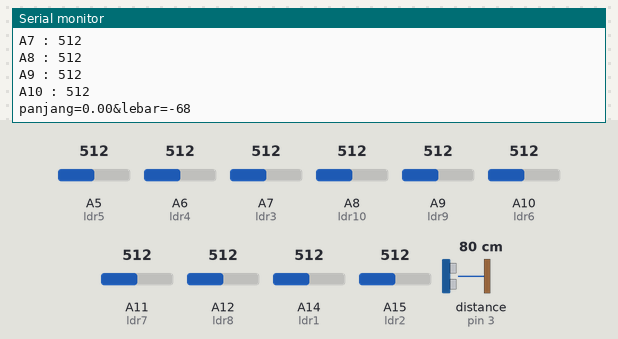
The sketch below on a simulated Arduino Mega 2560, built with avr-gcc and run on an emulated ATmega2560. On the bench: the last lines printed to the serial monitor. Wiring (inferred from the names in the program): ultrasonic range finder: trigger pin 2; echo pin 3. The test bench sets the inputs (shaded band); at power-on: distance to the obstacle (sensor on pin 3) 80 cm, A9 (ldr9) = 512, A5 (ldr5) = 512, A6 (ldr4) = 512, A7 (ldr3) = 512, A8 (ldr10) = 512, A10 (ldr6) = 512, A11 (ldr7) = 512, A12 (ldr8) = 512, A14 (ldr1) = 512, A15 (ldr2) = 512. The echo pulse lasts 58.3 µs per cm.

Above: at 1.8 s.
1.9 s: distance to the obstacle (sensor on pin 3) set to 2 cm
At 2.8 s:
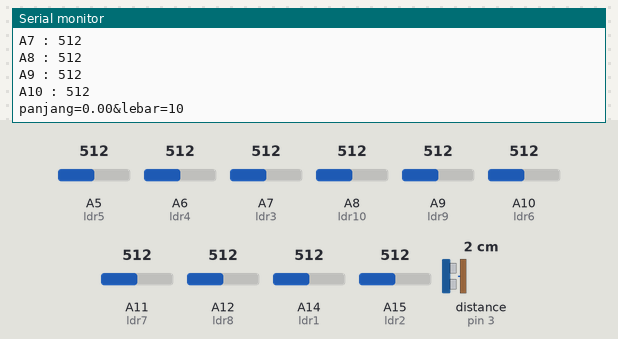
3.4 s: A9 (ldr9) set to 716
At 4.7 s:
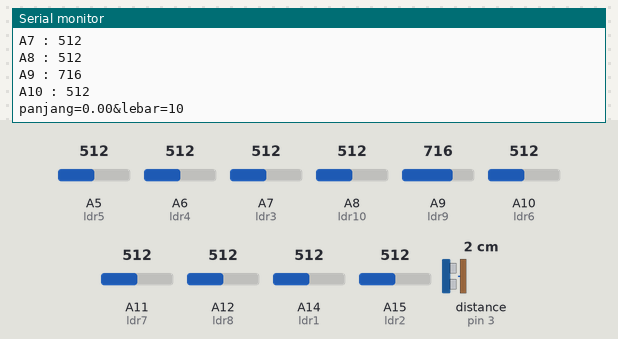
4.9 s: A5 (ldr5) set to 716
6.4 s: A6 (ldr4) set to 716
7.9 s: A7 (ldr3) set to 716
9.4 s: A8 (ldr10) set to 716
At 10.9 s:
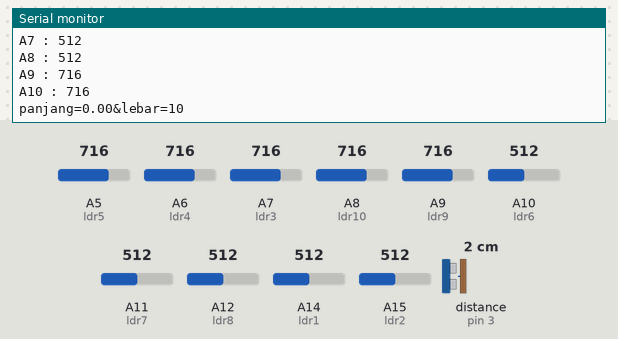
Timing chart, 0 to 11.9 s (numbered marks = the images above; inputs shaded):
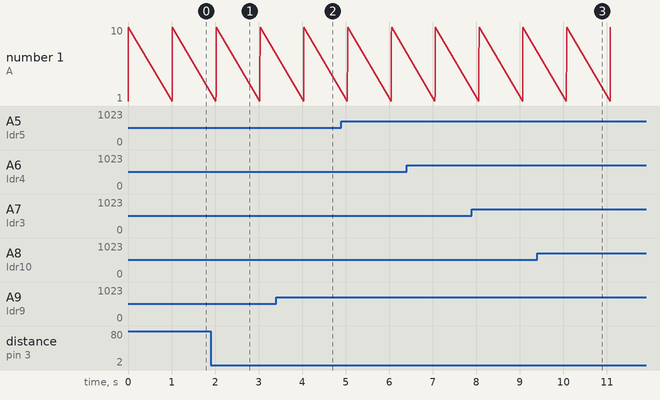

The sketch:

Sepatu.ino
```cpp
#include <SoftwareSerial.h>
String minta;
const int
  ldr1 = A14, ldr2 = A15,
  ldr3 = A7, ldr4 = A6,
  ldr5 = A5,  ldr6 = A10,
  ldr7 = A11,  ldr8 = A12,
  ldr9 = A9,  ldr10= A8;
//  -------------------------------------------- Variabel untuk penempatan pin pada tiap-tiap sensor LDR
int a1,a2,a3,a4,a5,a6,a7,a8,a9,a10; //---------- Varibel baru untuk menampung nilai dari pembacaan sensor LDR
const int triger = 2, echo = 3; //-------------- Variabel untuk penempatan pin pada sensor Ultrasonik
long durasi, jarak;             //-------------- Variabel baru untuk menampung nilai dari pembacaan sensor Ultrasonik
float maksim = 11.00, minim = 00;    //-------------- Variabel baru untuk menentukan nilai awal dari pembacaan lebar kaki
float panjang;
int sepatu;
void setup() {//-------------------------------- Funsi yang menampung persiapan Mode-Pin sebagai INPUT atau OUTPUT
  // put your setup code here, to run once:
  Serial.begin(115200);
  pinMode(ldr1,INPUT);
  pinMode(ldr2,INPUT);
  pinMode(ldr3,INPUT);
  pinMode(ldr4,INPUT);
  pinMode(ldr5,INPUT);
  pinMode(ldr6,INPUT);
  pinMode(ldr7,INPUT);
  pinMode(ldr8,INPUT);
  pinMode(ldr9,INPUT);
  pinMode(ldr10,INPUT);
//---------------------------------------------- Setting Mode-Pin LDR sebagai Pin INPUT
  pinMode(triger, OUTPUT);//-------------------- Setting Mode-Pin Triger(Ultrasonik) sebagai Pin OUTPUT
  pinMode(echo, INPUT);//----------------------- Setting Mode-Pin Echo(Ultrasonik) sebagai Pin INPUT

}

void loop() {//-------------------------------------- Fungsi yang menampung perulangan mesin
  // put your main code here, to run repeatedly:
  a1 = analogRead(ldr1);//---------------------- variabel untuk menampung nilai analog dari pembacaan sensor LDR
  a2 = analogRead(ldr2);
  a3 = analogRead(ldr3);
  a4 = analogRead(ldr4);
  a5 = analogRead(ldr5);
  a6 = analogRead(ldr6);
  a7 = analogRead(ldr7);
  a8 = analogRead(ldr8);
  a9 = analogRead(ldr9);
  a10= analogRead(ldr10);

  Serial.print("A1 : ");
  Serial.println(a1);
  Serial.print("A2 : ");
  Serial.println(a2);
  Serial.print("A3 : ");
  Serial.println(a3);
  Serial.print("A4 : ");
  Serial.println(a4);
  Serial.print("A5 : ");
  Serial.println(a5);
  Serial.print("A6 : ");
  Serial.println(a6);
  Serial.print("A7 : ");
  Serial.println(a7);
  Serial.print("A8 : ");
  Serial.println(a8);
  Serial.print("A9 : ");
  Serial.println(a9);
  Serial.print("A10 : ");
  Serial.println(a10);

  digitalWrite(triger, LOW);delayMicroseconds(2);//-- Arduino mengirim perintah pada pin triger untuk non-aktif selama 2ms
  digitalWrite(triger, HIGH);delayMicroseconds(10);// Arduino mengirim perintah pada pin triger untuk aktif selama 10ms
  digitalWrite(triger, LOW);//----------------------- Arduino mengirim perintah pada pin triger untuk non-aktif
  durasi = pulseIn(echo, HIGH);//-------------------- Arduino mengirim perintah pada pin echo untuk aktif untuk mendapatkan nilai durasi
  jarak = durasi/58.2;//----------------------------- Menghitung nilai jarak dari pembagian nilai durasi/58.2
//  Serial.print("Jarak : ");
//  Serial.println(jarak);
  if(jarak < maksim || jarak > minim){//----------- Logika jika jarak <= 15cm atau jarak >=0 maka,
    long lebar = maksim - jarak;//------------------- Menghitung nilai Lebar kaki dri pengurangan nilai maksim (15cm)-nilai jarak
//    ukuran();//-------------------------------------- Mengaktifkan fungsi ukuran, untuk mengaktifkan pembacaan ukuran kaki (panjang kaki)
    if ((a1 <= 240) && (a2 > 240) && (a3 > 240) && (a4 > 250) && (a5 > 240) && (a6 > 240) && (a7 > 240) && (a8 > 200) && (a9 > 240) && (a10 > 240)){
      panjang = 23.5;
      sepatu = 37;
    }
    else if ((a1 <= 240) && (a2 <= 240) && (a3 > 240) && (a4 > 250) && (a5 > 240) && (a6 > 240) && (a7 > 240) && (a8 > 200) && (a9 > 240) && (a10 > 240)){
      panjang = 24;
      sepatu = 38;
    }
    else if ((a1 <= 240) && (a2 <= 240) && (a3 <= 240)&& (a4 > 250) && (a5 > 240) && (a6 > 240) && (a7 > 240) && (a8 > 200) && (a9 > 240) && (a10 > 240)){
      panjang = 24.5;
      sepatu = 39;
    }
    else if ((a1 <= 240) && (a2 <= 240) && (a3 <= 240) && (a4 <= 250) && (a5 > 240) && (a6 > 240) && (a7 > 240) && (a8 > 200) && (a9 > 240) && (a10 > 240)){
      panjang = 25;
      sepatu = 40;
    }
    else if ((a1 <= 240) && (a2 <= 240) && (a3 <= 240) && (a4 <= 250) && (a5 <= 240) && (a6 > 240) && (a7 > 240) && (a8 > 200) && (a9 > 240) && (a10 > 240)){
      panjang = 26;
      sepatu = 41;
    }
    else if ((a1 <= 240) && (a2 <= 240) && (a3 <= 240) && (a4 <= 250) && (a5 <= 240) && (a6 <= 240) && (a7 > 240) && (a8 > 200) && (a9 > 240) && (a10 > 240)){
      panjang = 26.5;
      sepatu = 42;
    }
    else if ((a1 <= 240) && (a2 <= 240) && (a3 <= 240) && (a4 <= 250) && (a5 <= 240) && (a6 <= 240) && (a7 <= 240) && (a8 > 200) && (a9 > 240) && (a10 > 240)){
      panjang = 27;
      sepatu = 43;
    }
    else if ((a1 <= 240) && (a2 <= 240) && (a3 <= 240) && (a4 <= 250) && (a5 <= 240) && (a6 <= 240) && (a7 <= 240) && (a8 <= 200) && (a9 > 240) && (a10 > 240)){
      panjang = 28;
      sepatu = 44;
    }
    else if ((a1 <= 240) && (a2 <= 240) && (a3 <= 240) && (a4 <= 250) && (a5 <= 240) && (a6 <= 240) && (a7 <= 240) && (a8 <= 200) && (a9 <= 240) && (a10 > 240)){
      panjang = 29;
      sepatu = 45;
    }
    else if ( (a1 <= 240) && (a2 <= 240) && (a3 <= 240) && (a4 <= 250) && (a5 <= 240) && (a6 <= 240) && (a7 <= 240) && (a8 <= 240) && (a9 <= 240) && (a10 <= 240)){
      panjang = 30;
      sepatu = 46;
    }
    else{
    }
    String data = String("panjang=")+String(panjang)+String("&lebar=")+String(lebar);
    Serial.print(data);
    Serial.println("");

//    while(Serial.available() > 0 ){
//    minta += char(Serial.read());
//    }
//    minta.trim();
//    if(minta == "Ya"){
//      String data = String("panjang=")+String(panjang)+String("&lebar=")+String(lebar);
//    }
//    minta = "";
  }

//    ukuran();
  delay(1000);//------------------------------------- delay 5000 = 5 detik
}
```

Measured:
- after the input at 1.9 s, the serial monitor: prints a new line after 0.13 s (image 1)
- after the input at 3.4 s, the serial monitor: prints a new line after 0.64 s (image 2)
- after the input at 9.4 s, the serial monitor: prints a new line after 0.68 s (image 3)
